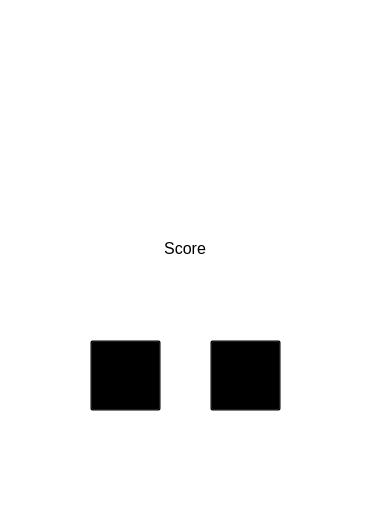
<?xml version="1.0" encoding="UTF-8"?>
<ui version="4.0">
 <class>ScoreWindow</class>
 <widget class="QWidget" name="ScoreWindow">
  <property name="geometry">
   <rect>
    <x>0</x>
    <y>0</y>
    <width>374</width>
    <height>516</height>
   </rect>
  </property>
  <property name="sizePolicy">
   <sizepolicy hsizetype="Fixed" vsizetype="Fixed">
    <horstretch>0</horstretch>
    <verstretch>0</verstretch>
   </sizepolicy>
  </property>
  <property name="windowTitle">
   <string>Game ended | Score</string>
  </property>
  <property name="styleSheet">
   <string notr="true">background:transparent;</string>
  </property>
  <widget class="QWidget" name="widget" native="true">
   <property name="geometry">
    <rect>
     <x>0</x>
     <y>0</y>
     <width>374</width>
     <height>516</height>
    </rect>
   </property>
   <property name="sizePolicy">
    <sizepolicy hsizetype="Fixed" vsizetype="Fixed">
     <horstretch>0</horstretch>
     <verstretch>0</verstretch>
    </sizepolicy>
   </property>
   <property name="styleSheet">
    <string notr="true">background-image: url(:/backgrounds/ScoreWindow.png);</string>
   </property>
   <widget class="QLabel" name="score">
    <property name="geometry">
     <rect>
      <x>110</x>
      <y>220</y>
      <width>150</width>
      <height>56</height>
     </rect>
    </property>
    <property name="font">
     <font>
      <pointsize>12</pointsize>
     </font>
    </property>
    <property name="styleSheet">
     <string notr="true">background:transparent;</string>
    </property>
    <property name="text">
     <string>Score</string>
    </property>
    <property name="alignment">
     <set>Qt::AlignCenter</set>
    </property>
   </widget>
   <widget class="QPushButton" name="pushButton_2">
    <property name="geometry">
     <rect>
      <x>210</x>
      <y>340</y>
      <width>71</width>
      <height>71</height>
     </rect>
    </property>
    <property name="minimumSize">
     <size>
      <width>0</width>
      <height>35</height>
     </size>
    </property>
    <property name="styleSheet">
     <string notr="true">background:transparent;</string>
    </property>
    <property name="text">
     <string/>
    </property>
   </widget>
   <widget class="QPushButton" name="pushButton">
    <property name="geometry">
     <rect>
      <x>90</x>
      <y>340</y>
      <width>71</width>
      <height>71</height>
     </rect>
    </property>
    <property name="minimumSize">
     <size>
      <width>0</width>
      <height>35</height>
     </size>
    </property>
    <property name="styleSheet">
     <string notr="true">background:transparent;</string>
    </property>
    <property name="text">
     <string/>
    </property>
   </widget>
  </widget>
 </widget>
 <resources/>
 <connections>
  <connection>
   <sender>pushButton_2</sender>
   <signal>clicked()</signal>
   <receiver>ScoreWindow</receiver>
   <slot>close()</slot>
   <hints>
    <hint type="sourcelabel">
     <x>181</x>
     <y>189</y>
    </hint>
    <hint type="destinationlabel">
     <x>99</x>
     <y>189</y>
    </hint>
   </hints>
  </connection>
 </connections>
</ui>
